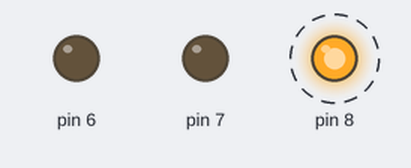
The sketch below on a simulated Arduino Uno, built with avr-gcc and run on an emulated ATmega328P. On the bench: output pins drawn as LEDs (lit = HIGH). Dashed ring = blinking.

Above: at 0.2 s.
Timing chart, 0 to 3.0 s (numbered marks = the images above):
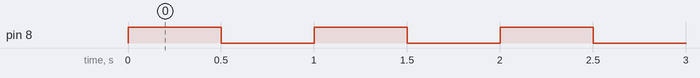

Measured:
- by itself, pin 8: alternates HIGH for 0.50 s and LOW for 0.50 s

The sketch:

else_example.ino
```cpp
int temperature = 1000;

void setup() {
  // put your setup code here, to run once:
  Serial.begin(9600);

  {
    pinMode(6, OUTPUT);
    pinMode(7, OUTPUT);
    pinMode(8, OUTPUT);
  }


}

void loop() {
  //
  if (temperature <= 50 && temperature >= 10) {
    // do Thing A
    digitalWrite(6, HIGH);
    delay(500);
    digitalWrite(6, LOW);
    delay(500);
  } else if (temperature > 50 && temperature <= 70) {
    // do Thing B
    digitalWrite(7, HIGH);
    delay(500);
    digitalWrite(7, LOW);
    delay(500);
  } else {
    // do Thing C
    digitalWrite(8, HIGH);
    delay(500);
    digitalWrite(8, LOW);
    delay(500);
  }

}
```
